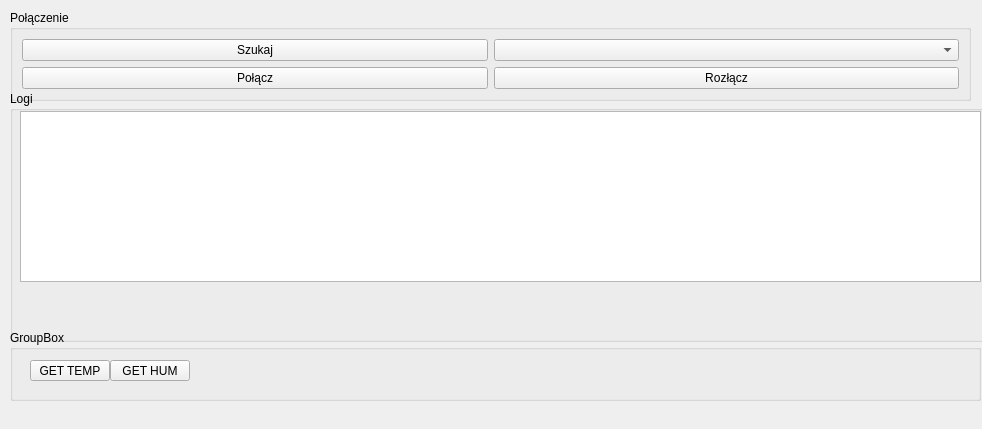
<?xml version="1.0" encoding="UTF-8"?>
<ui version="4.0">
 <class>MainWindow</class>
 <widget class="QMainWindow" name="MainWindow">
  <property name="geometry">
   <rect>
    <x>0</x>
    <y>0</y>
    <width>982</width>
    <height>429</height>
   </rect>
  </property>
  <property name="windowTitle">
   <string>MainWindow</string>
  </property>
  <widget class="QWidget" name="centralwidget">
   <widget class="QGroupBox" name="groupBox">
    <property name="geometry">
     <rect>
      <x>10</x>
      <y>10</y>
      <width>961</width>
      <height>91</height>
     </rect>
    </property>
    <property name="title">
     <string>Połączenie</string>
    </property>
    <layout class="QGridLayout" name="gridLayout_2">
     <item row="2" column="1">
      <widget class="QPushButton" name="pushButtonDisconnect">
       <property name="text">
        <string>Rozłącz</string>
       </property>
      </widget>
     </item>
     <item row="0" column="1">
      <widget class="QComboBox" name="comboBoxDevices"/>
     </item>
     <item row="0" column="0">
      <widget class="QPushButton" name="pushButtonSearch">
       <property name="text">
        <string>Szukaj</string>
       </property>
      </widget>
     </item>
     <item row="2" column="0">
      <widget class="QPushButton" name="pushButtonConnect">
       <property name="text">
        <string>Połącz</string>
       </property>
      </widget>
     </item>
    </layout>
   </widget>
   <widget class="QGroupBox" name="groupBox_2">
    <property name="geometry">
     <rect>
      <x>10</x>
      <y>91</y>
      <width>991</width>
      <height>251</height>
     </rect>
    </property>
    <property name="title">
     <string>Logi</string>
    </property>
    <widget class="QTextEdit" name="textEditLogs">
     <property name="geometry">
      <rect>
       <x>10</x>
       <y>20</y>
       <width>961</width>
       <height>171</height>
      </rect>
     </property>
     <property name="html">
      <string>&lt;!DOCTYPE HTML PUBLIC &quot;-//W3C//DTD HTML 4.0//EN&quot; &quot;http://www.w3.org/TR/REC-html40/strict.dtd&quot;&gt;
&lt;html&gt;&lt;head&gt;&lt;meta name=&quot;qrichtext&quot; content=&quot;1&quot; /&gt;&lt;style type=&quot;text/css&quot;&gt;
p, li { white-space: pre-wrap; }
&lt;/style&gt;&lt;/head&gt;&lt;body style=&quot; font-family:'MS Shell Dlg 2'; font-size:8.25pt; font-weight:400; font-style:normal;&quot;&gt;
&lt;p style=&quot;-qt-paragraph-type:empty; margin-top:0px; margin-bottom:0px; margin-left:0px; margin-right:0px; -qt-block-indent:0; text-indent:0px;&quot;&gt;&lt;br /&gt;&lt;/p&gt;&lt;/body&gt;&lt;/html&gt;</string>
     </property>
    </widget>
   </widget>
   <widget class="QGroupBox" name="groupBox_3">
    <property name="geometry">
     <rect>
      <x>10</x>
      <y>330</y>
      <width>971</width>
      <height>71</height>
     </rect>
    </property>
    <property name="title">
     <string>GroupBox</string>
    </property>
    <widget class="QPushButton" name="Temp">
     <property name="geometry">
      <rect>
       <x>20</x>
       <y>30</y>
       <width>80</width>
       <height>21</height>
      </rect>
     </property>
     <property name="text">
      <string>GET TEMP</string>
     </property>
    </widget>
    <widget class="QPushButton" name="Hum">
     <property name="geometry">
      <rect>
       <x>100</x>
       <y>30</y>
       <width>80</width>
       <height>21</height>
      </rect>
     </property>
     <property name="text">
      <string>GET HUM</string>
     </property>
    </widget>
   </widget>
  </widget>
 </widget>
 <resources/>
 <connections/>
</ui>
